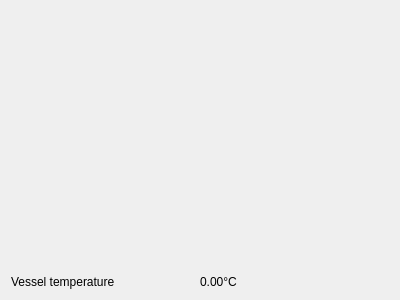
<?xml version="1.0" encoding="UTF-8"?>
<ui version="4.0">
 <class>CElectricalTestsActuatorTab</class>
 <widget class="QWidget" name="CElectricalTestsActuatorTab">
  <property name="geometry">
   <rect>
    <x>0</x>
    <y>0</y>
    <width>400</width>
    <height>300</height>
   </rect>
  </property>
  <layout class="QGridLayout" name="gridLayout">
   <item row="0" column="0" colspan="2">
    <widget class="CScrollableWidget" name="swCentral">
     <property name="frameShape">
      <enum>QFrame::NoFrame</enum>
     </property>
     <property name="frameShadow">
      <enum>QFrame::Plain</enum>
     </property>
     <property name="widgetResizable">
      <bool>true</bool>
     </property>
     <widget class="QWidget" name="swCentralContents">
      <property name="geometry">
       <rect>
        <x>0</x>
        <y>0</y>
        <width>356</width>
        <height>250</height>
       </rect>
      </property>
     </widget>
    </widget>
   </item>
   <item row="0" column="2" rowspan="2">
    <widget class="CVerticalButtonBar" name="vbbButtons" native="true"/>
   </item>
   <item row="1" column="0">
    <widget class="CStatusLabel" name="lTemperatureLabel">
     <property name="sizePolicy">
      <sizepolicy hsizetype="Expanding" vsizetype="Preferred">
       <horstretch>0</horstretch>
       <verstretch>0</verstretch>
      </sizepolicy>
     </property>
     <property name="text">
      <string>Vessel temperature</string>
     </property>
    </widget>
   </item>
   <item row="1" column="1">
    <widget class="CStatusLabel" name="lTemperature">
     <property name="sizePolicy">
      <sizepolicy hsizetype="Expanding" vsizetype="Preferred">
       <horstretch>0</horstretch>
       <verstretch>0</verstretch>
      </sizepolicy>
     </property>
     <property name="text">
      <string>0.00°C</string>
     </property>
    </widget>
   </item>
  </layout>
 </widget>
 <customwidgets>
  <customwidget>
   <class>CVerticalButtonBar</class>
   <extends>QWidget</extends>
   <header>CVerticalButtonBar.h</header>
   <container>1</container>
  </customwidget>
  <customwidget>
   <class>CScrollableWidget</class>
   <extends>QScrollArea</extends>
   <header>CScrollableWidget.h</header>
   <container>1</container>
  </customwidget>
  <customwidget>
   <class>CStatusLabel</class>
   <extends>QLabel</extends>
   <header>CStatusLabel.h</header>
  </customwidget>
 </customwidgets>
 <resources/>
 <connections/>
</ui>
